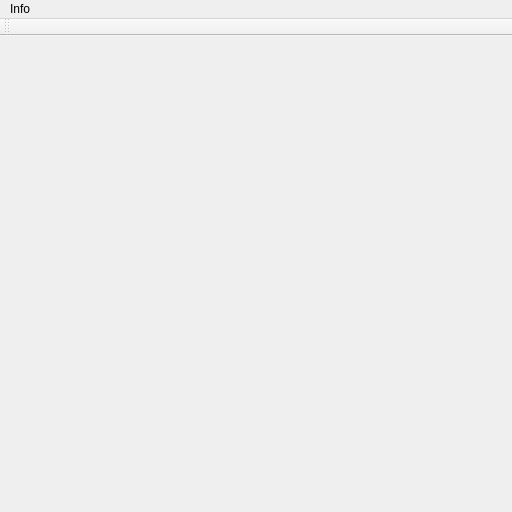
<?xml version="1.0" encoding="UTF-8"?>
<ui version="4.0">
 <class>MainWindow</class>
 <widget class="QMainWindow" name="MainWindow">
  <property name="geometry">
   <rect>
    <x>0</x>
    <y>0</y>
    <width>512</width>
    <height>512</height>
   </rect>
  </property>
  <property name="minimumSize">
   <size>
    <width>512</width>
    <height>512</height>
   </size>
  </property>
  <property name="maximumSize">
   <size>
    <width>512</width>
    <height>512</height>
   </size>
  </property>
  <property name="windowTitle">
   <string>MainWindow</string>
  </property>
  <widget class="QWidget" name="centralWidget"/>
  <widget class="QMenuBar" name="menuBar">
   <property name="geometry">
    <rect>
     <x>0</x>
     <y>0</y>
     <width>512</width>
     <height>22</height>
    </rect>
   </property>
   <widget class="QMenu" name="menuInfo">
    <property name="title">
     <string>Info</string>
    </property>
   </widget>
   <addaction name="menuInfo"/>
  </widget>
  <widget class="QToolBar" name="mainToolBar">
   <attribute name="toolBarArea">
    <enum>TopToolBarArea</enum>
   </attribute>
   <attribute name="toolBarBreak">
    <bool>false</bool>
   </attribute>
  </widget>
 </widget>
 <layoutdefault spacing="6" margin="11"/>
 <resources/>
 <connections/>
</ui>
